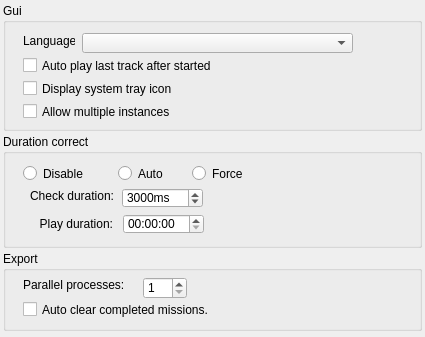
<?xml version="1.0" encoding="UTF-8"?>
<ui version="4.0">
 <class>TOptionGeneral</class>
 <widget class="QWidget" name="TOptionGeneral">
  <property name="geometry">
   <rect>
    <x>0</x>
    <y>0</y>
    <width>425</width>
    <height>337</height>
   </rect>
  </property>
  <property name="windowTitle">
   <string>Form</string>
  </property>
  <layout class="QVBoxLayout" name="verticalLayout">
   <property name="spacing">
    <number>3</number>
   </property>
   <property name="leftMargin">
    <number>3</number>
   </property>
   <property name="topMargin">
    <number>3</number>
   </property>
   <property name="rightMargin">
    <number>3</number>
   </property>
   <property name="bottomMargin">
    <number>3</number>
   </property>
   <item>
    <widget class="QGroupBox" name="groupBox_3">
     <property name="enabled">
      <bool>true</bool>
     </property>
     <property name="sizePolicy">
      <sizepolicy hsizetype="Preferred" vsizetype="Preferred">
       <horstretch>0</horstretch>
       <verstretch>0</verstretch>
      </sizepolicy>
     </property>
     <property name="minimumSize">
      <size>
       <width>0</width>
       <height>128</height>
      </size>
     </property>
     <property name="title">
      <string>Gui</string>
     </property>
     <widget class="QCheckBox" name="ckbAutoPlay">
      <property name="geometry">
       <rect>
        <x>20</x>
        <y>54</y>
        <width>246</width>
        <height>17</height>
       </rect>
      </property>
      <property name="text">
       <string>Auto play last track after started</string>
      </property>
     </widget>
     <widget class="QCheckBox" name="ckbTrayIcon">
      <property name="geometry">
       <rect>
        <x>20</x>
        <y>77</y>
        <width>168</width>
        <height>17</height>
       </rect>
      </property>
      <property name="text">
       <string>Display system tray icon</string>
      </property>
     </widget>
     <widget class="QCheckBox" name="ckbMultiInstance">
      <property name="geometry">
       <rect>
        <x>20</x>
        <y>100</y>
        <width>168</width>
        <height>17</height>
       </rect>
      </property>
      <property name="text">
       <string>Allow multiple instances</string>
      </property>
     </widget>
     <widget class="QLabel" name="label_2">
      <property name="geometry">
       <rect>
        <x>20</x>
        <y>30</y>
        <width>52</width>
        <height>16</height>
       </rect>
      </property>
      <property name="maximumSize">
       <size>
        <width>52</width>
        <height>20</height>
       </size>
      </property>
      <property name="text">
       <string>Language:</string>
      </property>
     </widget>
     <widget class="QComboBox" name="cmbLanguage">
      <property name="geometry">
       <rect>
        <x>79</x>
        <y>30</y>
        <width>271</width>
        <height>20</height>
       </rect>
      </property>
     </widget>
    </widget>
   </item>
   <item>
    <widget class="QGroupBox" name="groupBox">
     <property name="minimumSize">
      <size>
       <width>0</width>
       <height>114</height>
      </size>
     </property>
     <property name="title">
      <string>Duration correct</string>
     </property>
     <widget class="QRadioButton" name="rbAuto">
      <property name="geometry">
       <rect>
        <x>115</x>
        <y>31</y>
        <width>47</width>
        <height>17</height>
       </rect>
      </property>
      <property name="text">
       <string>Auto</string>
      </property>
      <attribute name="buttonGroup">
       <string notr="true">buttonGroup</string>
      </attribute>
     </widget>
     <widget class="QRadioButton" name="rbForce">
      <property name="geometry">
       <rect>
        <x>189</x>
        <y>31</y>
        <width>53</width>
        <height>17</height>
       </rect>
      </property>
      <property name="text">
       <string>Force</string>
      </property>
      <attribute name="buttonGroup">
       <string notr="true">buttonGroup</string>
      </attribute>
     </widget>
     <widget class="QRadioButton" name="rbDisable">
      <property name="geometry">
       <rect>
        <x>20</x>
        <y>31</y>
        <width>65</width>
        <height>17</height>
       </rect>
      </property>
      <property name="text">
       <string>Disable</string>
      </property>
      <attribute name="buttonGroup">
       <string notr="true">buttonGroup</string>
      </attribute>
     </widget>
     <widget class="QSpinBox" name="sbCheckDuration">
      <property name="geometry">
       <rect>
        <x>119</x>
        <y>54</y>
        <width>81</width>
        <height>20</height>
       </rect>
      </property>
      <property name="suffix">
       <string>ms</string>
      </property>
      <property name="minimum">
       <number>1000</number>
      </property>
      <property name="maximum">
       <number>60000</number>
      </property>
      <property name="singleStep">
       <number>1000</number>
      </property>
      <property name="value">
       <number>3000</number>
      </property>
     </widget>
     <widget class="QLabel" name="label_3">
      <property name="geometry">
       <rect>
        <x>20</x>
        <y>54</y>
        <width>91</width>
        <height>16</height>
       </rect>
      </property>
      <property name="text">
       <string>Check duration:</string>
      </property>
      <property name="alignment">
       <set>Qt::AlignRight|Qt::AlignTrailing|Qt::AlignVCenter</set>
      </property>
     </widget>
     <widget class="QTimeEdit" name="tePlayDuration">
      <property name="geometry">
       <rect>
        <x>120</x>
        <y>80</y>
        <width>81</width>
        <height>20</height>
       </rect>
      </property>
      <property name="displayFormat">
       <string notr="true">HH:mm:ss</string>
      </property>
     </widget>
     <widget class="QLabel" name="label">
      <property name="geometry">
       <rect>
        <x>19</x>
        <y>80</y>
        <width>91</width>
        <height>20</height>
       </rect>
      </property>
      <property name="text">
       <string>Play duration:</string>
      </property>
      <property name="alignment">
       <set>Qt::AlignRight|Qt::AlignTrailing|Qt::AlignVCenter</set>
      </property>
     </widget>
    </widget>
   </item>
   <item>
    <widget class="QGroupBox" name="groupBox_4">
     <property name="minimumSize">
      <size>
       <width>0</width>
       <height>80</height>
      </size>
     </property>
     <property name="title">
      <string>Export</string>
     </property>
     <widget class="QLabel" name="label_4">
      <property name="geometry">
       <rect>
        <x>20</x>
        <y>26</y>
        <width>121</width>
        <height>16</height>
       </rect>
      </property>
      <property name="text">
       <string>Parallel processes:</string>
      </property>
     </widget>
     <widget class="QSpinBox" name="sbParallels">
      <property name="geometry">
       <rect>
        <x>140</x>
        <y>26</y>
        <width>44</width>
        <height>22</height>
       </rect>
      </property>
      <property name="minimum">
       <number>1</number>
      </property>
      <property name="maximum">
       <number>4</number>
      </property>
     </widget>
     <widget class="QCheckBox" name="ckbAutoClearMission">
      <property name="geometry">
       <rect>
        <x>20</x>
        <y>50</y>
        <width>361</width>
        <height>17</height>
       </rect>
      </property>
      <property name="text">
       <string>Auto clear completed missions.</string>
      </property>
     </widget>
    </widget>
   </item>
   <item>
    <spacer name="verticalSpacer">
     <property name="orientation">
      <enum>Qt::Vertical</enum>
     </property>
     <property name="sizeHint" stdset="0">
      <size>
       <width>20</width>
       <height>40</height>
      </size>
     </property>
    </spacer>
   </item>
  </layout>
 </widget>
 <resources/>
 <connections/>
 <buttongroups>
  <buttongroup name="buttonGroup"/>
 </buttongroups>
</ui>
